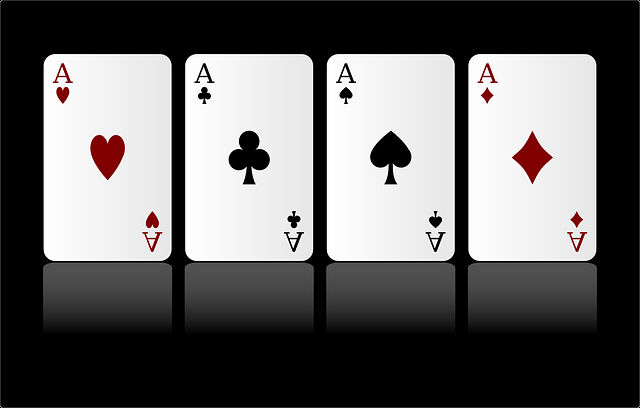
#> input picture images/card.png, 640 x 408 px
$ jupyter execute '18. 이미지 검출 (윤곽선).ipynb'
#> lines starting #> are read from the running program, lines starting #| are printed output that depends on the picture; after the words box and inside, x2 and y2 are one past the last pixel; in counts of white or black regions, pixels touching at a corner belong together
## 18. 이미지 검출 (윤곽선)

## 윤곽선(Contour): 경계선을 연결한 선

[cell 1]
import cv2

img = cv2.imread('images/card.png')
#> img is the input picture: shape (408, 640, 3); mean B, G, R 100.5, 100.5, 101.9

target_img = img.copy() # 사본 이미지

gray = cv2.cvtColor(img,cv2.COLOR_BGR2GRAY)
ret, otsu = cv2.threshold(gray, -1,255,cv2.THRESH_BINARY | cv2.THRESH_OTSU)
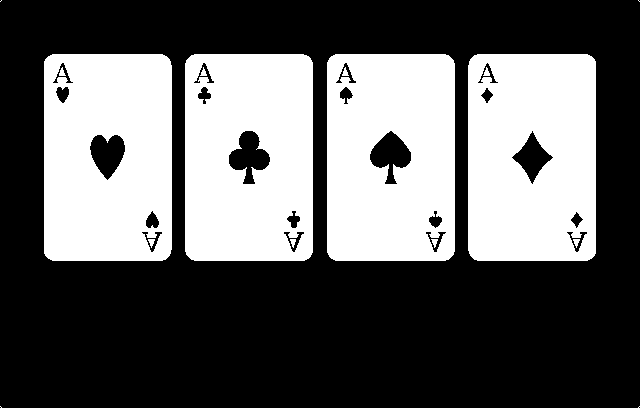
#> otsu: shape (408, 640); 38.1% white; 16 white regions (4 under 20 px)
#> ret = 128

contours, hierarchy = cv2.findContours(otsu, cv2.RETR_LIST, cv2.CHAIN_APPROX_NONE)
#> contours = 36 contours, 4 with area under 20; largest, box (x1, y1, x2, y2) and area: (327, 54, 455, 261) 26057, (468, 54, 596, 261) 26056, (185, 54, 313, 261) 26056, (44, 54, 172, 261) 26054, (228, 130, 271, 185) 1276
# 윤곽선 정보, 구조
#이미지, 윤곽선 찾는 모드 (mode), 윤곽선 찾을때 사용하는 근사치 방법 (method)

COLOR = (0,200,2) # 녹색

cv2.drawContours(target_img, contours, -1, COLOR, 2)# 윤곽선 그리기
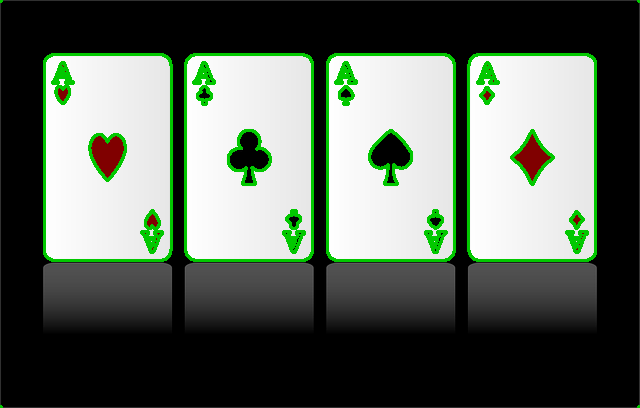
#> target_img: shape (408, 640, 3); 5.38% of pixels changed, all inside (x1, y1, x2, y2) = (0, 0, 640, 408)
#대상 이미지, 윤곽선 정보, 인덱스 (-1 이면 전체), 색깔, 두께

cv2.imshow('img',img)
cv2.imshow('gray',gray)
cv2.imshow('otsu',otsu)
cv2.imshow('contour',target_img)

cv2.waitKey(0)
cv2.destroyAllWindows()

### 윤곽선 찾기 모드
1. cv2.RETR_EXTERNAL : 가장 외곽의 윤관석만 찾음
2. cv2.RETR_LIST : 모든 윤곽선 찾음 ( 계층 정보 없음 )
3. cv2.RETR_TREE : 모든 윤곽선 찾음 ( 계층 정보를 트리 구조로 생성 )

[cell 2]
import cv2

img = cv2.imread('images/card.png')

target_img = img.copy() # 사본 이미지

gray = cv2.cvtColor(img,cv2.COLOR_BGR2GRAY)
ret, otsu = cv2.threshold(gray, -1,255,cv2.THRESH_BINARY | cv2.THRESH_OTSU)

# contours, hierarchy = cv2.findContours(otsu, cv2.RETR_LIST, cv2.CHAIN_APPROX_NONE)
# contours, hierarchy = cv2.findContours(otsu, cv2.RETR_EXTERNAL , cv2.CHAIN_APPROX_NONE)
contours, hierarchy = cv2.findContours(otsu, cv2.RETR_TREE , cv2.CHAIN_APPROX_NONE)

print(hierarchy)
#> (printed output is left out)
print(f' 총 발견 개수 : {len(contours)}')
#|  총 발견 개수 : 36

# 윤곽선 정보, 구조
#이미지, 윤곽선 찾는 모드 (mode), 윤곽선 찾을때 사용하는 근사치 방법 (method) : CHAIN_APPROX_NONE, CHAIN_APPROX_SIMPLE

COLOR = (0,200,2) # 녹색

cv2.drawContours(target_img, contours, -1, COLOR, 2)# 윤곽선 그리기
#대상 이미지, 윤곽선 정보, 인덱스 (-1 이면 전체), 색깔, 두께

cv2.imshow('img',img)
cv2.imshow('gray',gray)
cv2.imshow('otsu',otsu)
cv2.imshow('contour',target_img)

cv2.waitKey(0)
cv2.destroyAllWindows()

## 경계 사각형
윤곽선의 경계면을 둘러싸는 사각형
>boundingRect()

[cell 3]
import cv2

img = cv2.imread('images/card.png')

target_img = img.copy() # 사본 이미지

gray = cv2.cvtColor(img,cv2.COLOR_BGR2GRAY)
ret, otsu = cv2.threshold(gray, -1,255,cv2.THRESH_BINARY | cv2.THRESH_OTSU)

# contours, hierarchy = cv2.findContours(otsu, cv2.RETR_LIST, cv2.CHAIN_APPROX_NONE)
# contours, hierarchy = cv2.findContours(otsu, cv2.RETR_EXTERNAL , cv2.CHAIN_APPROX_NONE)
contours, hierarchy = cv2.findContours(otsu, cv2.RETR_TREE , cv2.CHAIN_APPROX_NONE)

print(hierarchy)
#> (printed output is left out)
print(f' 총 발견 개수 : {len(contours)}')
#|  총 발견 개수 : 36

# 윤곽선 정보, 구조
#이미지, 윤곽선 찾는 모드 (mode), 윤곽선 찾을때 사용하는 근사치 방법 (method)

COLOR = (0,200,2) # 녹색

for cunt in contours:
    x, y, width, height = cv2.boundingRect(cunt)
    cv2.rectangle(target_img,(x,y),(x+width, y+height),COLOR, 2 )
#> this loop made 36 passes
#> (x, y, width, height) on passes 3 to 14: (468, 54, 128, 207), (566, 231, 22, 22), (573, 239, 7, 9), (570, 211, 14, 18), (511, 130, 43, 55), (480, 87, 14, 17), (477, 62, 22, 22), (483, 67, 7, 9), (327, 54, 128, 207), (425, 231, 22, 22), (431, 239, 7, 9), (428, 210, 15, 19)
#> (cunt, x, y, width, height) on passes 1, 2, 35, 36: ([[639, 406], [638, 407]], 638, 406, 2, 2), ([[0, 406], [1, 407]], 0, 406, 2, 2), ([[638, 0], [639, 1]], 638, 0, 2, 2), ([[1, 0], [0, 1]], 0, 0, 2, 2)
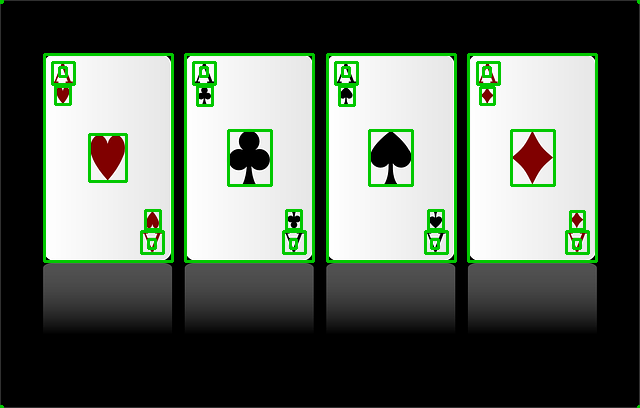
#> target_img: shape (408, 640, 3); 5.59% of pixels changed, all inside (x1, y1, x2, y2) = (0, 0, 640, 408)


cv2.imshow('img',img)
cv2.imshow('gray',gray)
cv2.imshow('otsu',otsu)
cv2.imshow('contour',target_img)

cv2.waitKey(0)
cv2.destroyAllWindows()

# 면적
>contouArea()

[cell 4]
import cv2

img = cv2.imread('images/card.png')

target_img = img.copy() # 사본 이미지

gray = cv2.cvtColor(img,cv2.COLOR_BGR2GRAY)
ret, otsu = cv2.threshold(gray, -1,255,cv2.THRESH_BINARY | cv2.THRESH_OTSU)

# contours, hierarchy = cv2.findContours(otsu, cv2.RETR_LIST, cv2.CHAIN_APPROX_NONE)
# contours, hierarchy = cv2.findContours(otsu, cv2.RETR_EXTERNAL , cv2.CHAIN_APPROX_NONE)
contours, hierarchy = cv2.findContours(otsu, cv2.RETR_TREE , cv2.CHAIN_APPROX_NONE)

# print(hierarchy)
# print(f' 총 발견 개수 : {len(contours)}')

# 윤곽선 정보, 구조
#이미지, 윤곽선 찾는 모드 (mode), 윤곽선 찾을때 사용하는 근사치 방법 (method)

COLOR = (0,200,0) # 녹색

for cnt in contours:
    if cv2.contourArea(cnt) > 25000:
        x, y, width, height = cv2.boundingRect(cnt)
        cv2.rectangle(target_img,(x,y),(x+width, y+height),COLOR, 2 )
#> this loop made 36 passes
#> x on passes 3, 11, 19, 27: 468, 327, 185, 44
#> cnt on passes 1, 2, 35, 36: [[639, 406], [638, 407]], [[0, 406], [1, 407]], [[638, 0], [639, 1]], [[1, 0], [0, 1]]
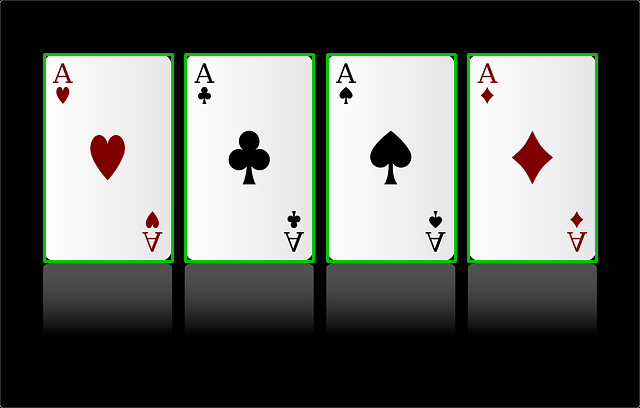
#> target_img: shape (408, 640, 3); 3.07% of pixels changed, all inside (x1, y1, x2, y2) = (43, 53, 598, 263)


cv2.imshow('img',img)
cv2.imshow('contour',target_img)

cv2.waitKey(0)
cv2.destroyAllWindows()

## 미니 프로젝트 : 개별 카드 추출해서 파일 저장

[cell 5]
import cv2

img = cv2.imread('images/card.png')

target_img = img.copy() # 사본 이미지

gray = cv2.cvtColor(img,cv2.COLOR_BGR2GRAY)
ret, otsu = cv2.threshold(gray, -1,255,cv2.THRESH_BINARY | cv2.THRESH_OTSU)

contours, hierarchy = cv2.findContours(otsu, cv2.RETR_TREE , cv2.CHAIN_APPROX_NONE)


COLOR = (0,200,0) # 녹색

idx = 1

for cnt in contours:
    if cv2.contourArea(cnt) > 25000:
        x, y, width, height = cv2.boundingRect(cnt)
        cv2.rectangle(target_img,(x,y),(x+width, y+height),COLOR, 2 )

        crop = img[y:y+height, x:x+width]
        cv2.imshow(f'crop_{idx}',crop)
        cv2.imwrite(f'card_crop_{idx}.png',crop) # 파일 저장
        idx += 1
#> this loop made 36 passes
#> pass 3, `crop = img[y:y+height, x:x+width]`:
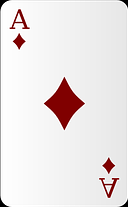
#> crop: shape (207, 128, 3); mean B, G, R 229.1, 229.1, 235.2
#> after the loop, idx = 5

cv2.imshow('img',img)
cv2.imshow('contour',target_img)

cv2.waitKey(0)
cv2.destroyAllWindows()
